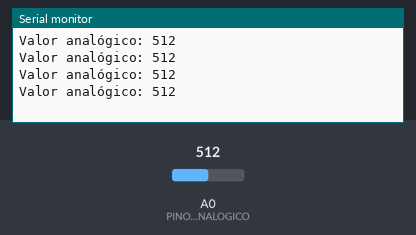
The sketch below on a simulated Arduino Uno, built with avr-gcc and run on an emulated ATmega328P. On the bench: the last lines printed to the serial monitor. Inputs (shaded band) come from the test bench; at power-on: A0 (PINO_SENSOR_ANALOGICO) = 512.

Above: at 1.2 s.
1.3 s: A0 (PINO_SENSOR_ANALOGICO) set to 716
At 1.71 s:
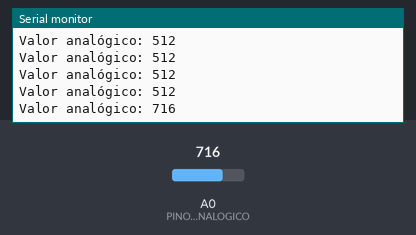
2.8 s: A0 (PINO_SENSOR_ANALOGICO) set to 900
At 2.91 s:
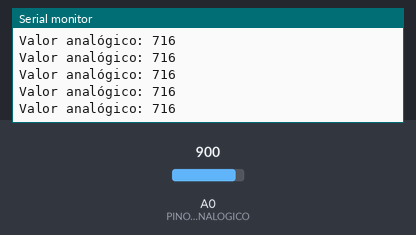
Timing chart, 0 to 5.8 s (numbered marks = the images above; inputs shaded):
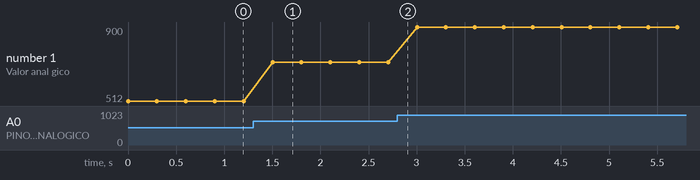

Measured:
- after the input at 1.3 s, the serial monitor: prints a new line after 0.20 s (image 1)
- plotted number 1: 512 → 716 after the input at 1.3 s, 716 → 900 after the input at 2.8 s

The sketch:

sensor_nivel_agua.ino
```cpp
// (licence header left out)
#define PINO_SENSOR_ANALOGICO A0

int valorAnalogico = 0;

void setup() {
  Serial.begin(9600);
}

void loop() {
  // faz a leitura do valor analógico do sensor
  valorAnalogico = analogRead(PINO_SENSOR_ANALOGICO);

  // imprime o valor analógido obtido pelo sensor entre (0-1023)
  Serial.print("Valor analógico: ");
  Serial.println(valorAnalogico);

  delay(300);
}
```
